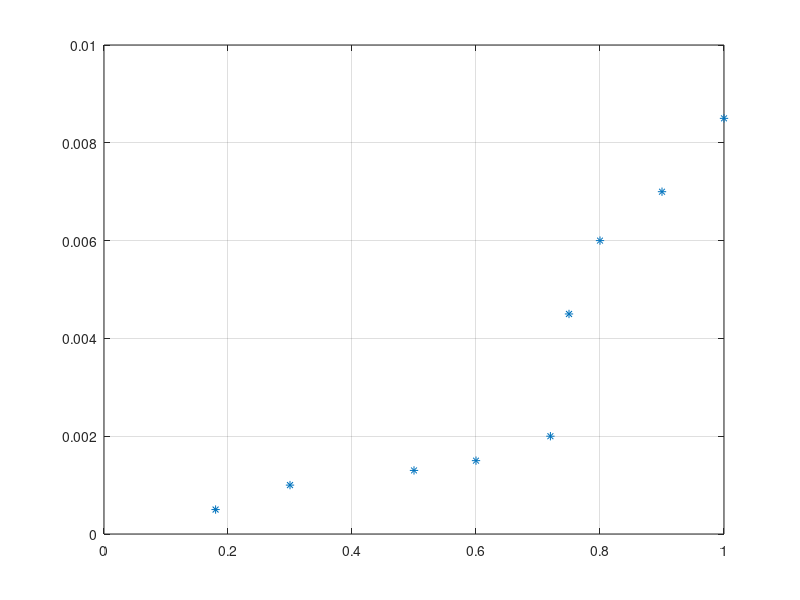
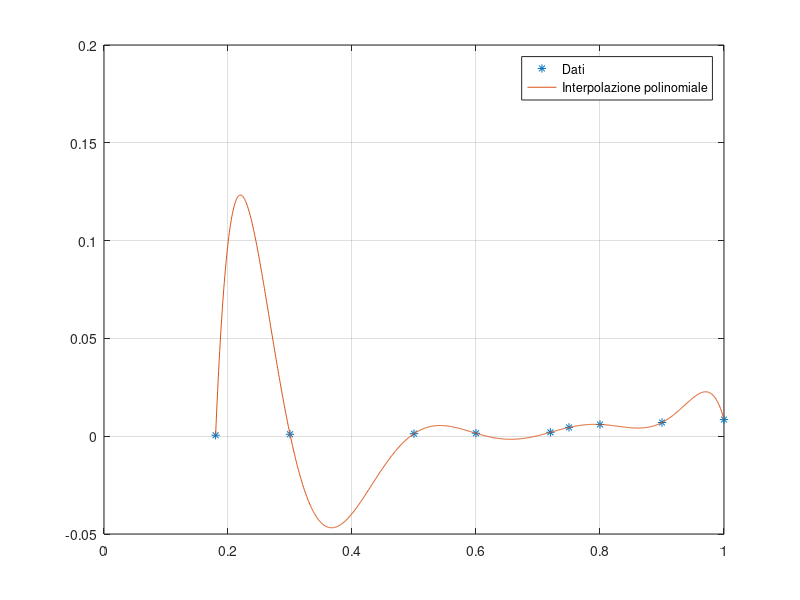
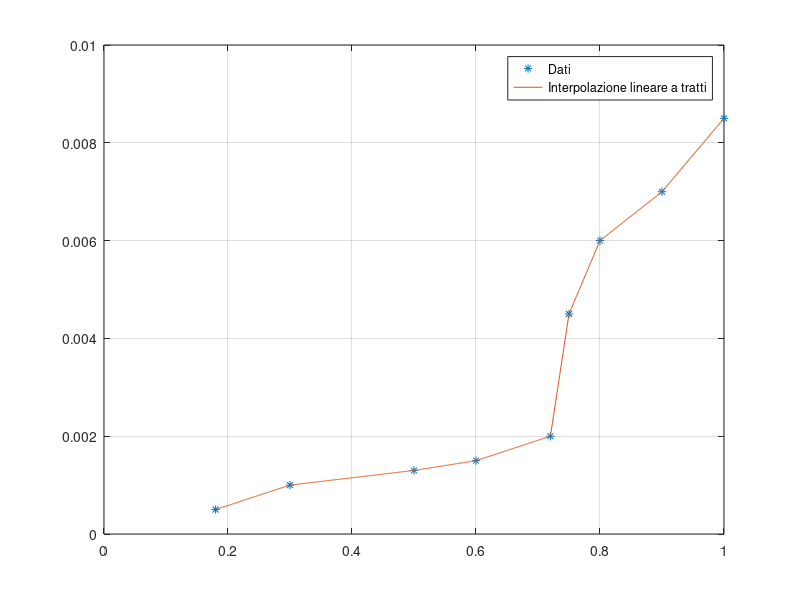

These figures' MATLAB source, in order: (Note: this script raises an error after producing the figures.)
clear
clc
close all

% salviamo i dati forniti
sigma = [0.1800 0.3000 0.5000 0.6000 0.7200 0.7500 0.8000 0.9000 1.0000];       % [1000 kgf/cm^2]
epsilon = [0.0005 0.0010 0.0013 0.0015 0.0020 0.0045 0.0060 0.0070 0.0085];     % [cm/cm]

% plot dei dati
plot(sigma, epsilon, '*')
grid on

a = sigma(1);
b = sigma(end);
sigma_q = linspace(a, b, 1000);

%% 1.1 (interpolazione polinomiale di lagrange)

% ottengo il grado del polinomio
n = length(sigma) - 1;
% valuto il polinomio approssimante di lagrange
P = polyfit(sigma, epsilon, n);
epsilon_P = polyval(P, sigma_q);

figure
plot(sigma, epsilon, '*')
grid on
hold on
plot(sigma_q, epsilon_P)
legend('Dati', 'Interpolazione polinomiale')

% ESPLODE! non va bene

%% 1.2 (interpolazione polinomiale lineare a tratti)

% calcolo l'interpolazione lineare a tratti
epsilon_ICL = interp1(sigma, epsilon, sigma_q);

figure
plot(sigma, epsilon, '*')
grid on
hold on
plot(sigma_q, epsilon_ICL)
legend('Dati', 'Interpolazione lineare a tratti')

%% 1.3 (splines)

% calcolo la spline cubica naturale
epsilon_S_N = cubicspline(sigma, epsilon, sigma_q);

% calcolo la spline not-a-knot
epsilon_S_NAK = spline(sigma, epsilon, sigma_q);

figure
plot(sigma, epsilon, '*')
grid on
hold on
plot(sigma_q, epsilon_S_N, sigma_q, epsilon_S_NAK)
legend('Dati', 'Spline cubica naturale', 'Spline not-a-knot')

% molto simili, cambiano condizioni di chiusura
% c'è un dip fra 0.6 e 0.7, non è un comportamento accettabile fisicamente
% non va bene

%% 1.4 (approssimazione ai minimi quadrati)

% calcolo i polinomi ai minimi quadrati per i gradi richiesti
p_mq1 = polyfit(sigma, epsilon, 1);
p_mq2 = polyfit(sigma, epsilon, 2);
p_mq4 = polyfit(sigma, epsilon, 4);

% valuto su xq
p_mq1_dis = polyval(p_mq1, sigma_q);
p_mq2_dis = polyval(p_mq2, sigma_q);
p_mq4_dis = polyval(p_mq4, sigma_q);

figure
plot(sigma, epsilon, '*')
grid on
hold on
plot(sigma_q, p_mq1_dis, sigma_q, p_mq2_dis, sigma_q, p_mq4_dis)
legend('Dati', 'MQ1', 'MQ2', 'MQ4')

%% 2

figure
plot(sigma, epsilon, '*')
grid on
hold on
plot(sigma_q, epsilon_P, sigma_q, epsilon_ICL, sigma_q, epsilon_S_N, ...
    sigma_q, epsilon_S_NAK, sigma_q, p_mq4_dis)
ylim([0, 0.01])
legend('Dati', 'Interpolazione polinomiale', 'Interpolazione lineare a tratti', ...
    'Spline cubica naturale', 'Spline not-a-knot', 'MQ4', Location='northwest')


%% 3

% punti di sigma in cui calcolare epsilon
sigmav = [0.4, 0.65];                           % [1000 kgf/cm^2]

% interpolazione polinomiale
epsilon_Pv = polyval(P, sigmav)
% questa non ha un minimo di senso, esplode (valori negativi non hanno
% alcun senso fisico)

% interpolazione lineare a tratti
epsilon_ICLv = interp1(sigma, epsilon, sigmav)
% ha senso

% spline cubica naturale
epsilon_S_Nv = cubicspline(sigma, epsilon, sigmav)
% per 0.65 c'è un dip, non ha senso fisico

% minimi quadrati di grado 4
p_mq4_disv = polyval(p_mq4, sigmav)
